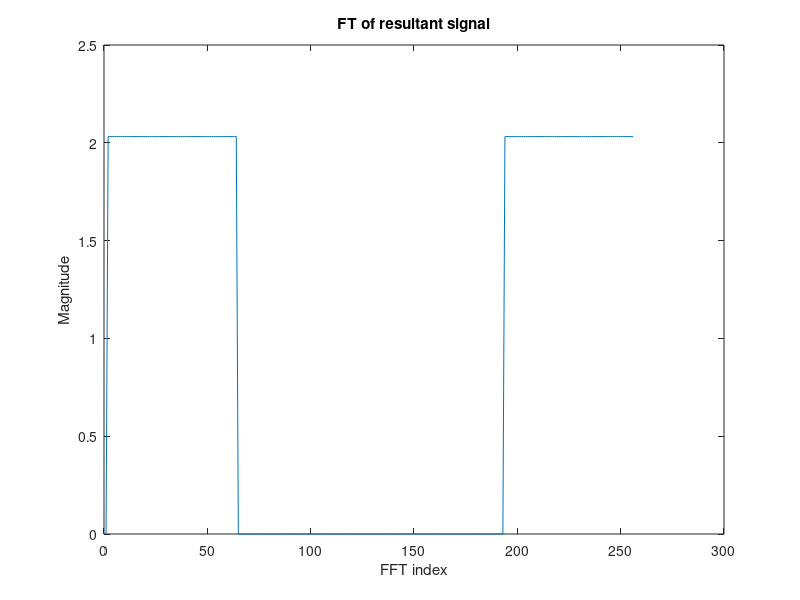

The MATLAB script that drew this image: (Note: this script raises an error after producing the figure.)
%Generate colored gaussian noise
clc
clear all
close all
format short eng

%Generate wide-band disturbance with flat frequency spectrum in range [eps,
%fs/4] (where eps is the second frequency bin) of length 256
X = zeros(256,1);
X(2:end/4) = 1;
x = real(ifft(X));

sig = x/max(x);	%Normalize amplitude

plot(abs(fft(sig)));
title('FT of resultant signal');
xlabel('FFT index');
ylabel('Magnitude');

sound(repmat(sig(:), 50, 1), 16000);

res = fir_coeffs2c('dist', sig);
disp(res);